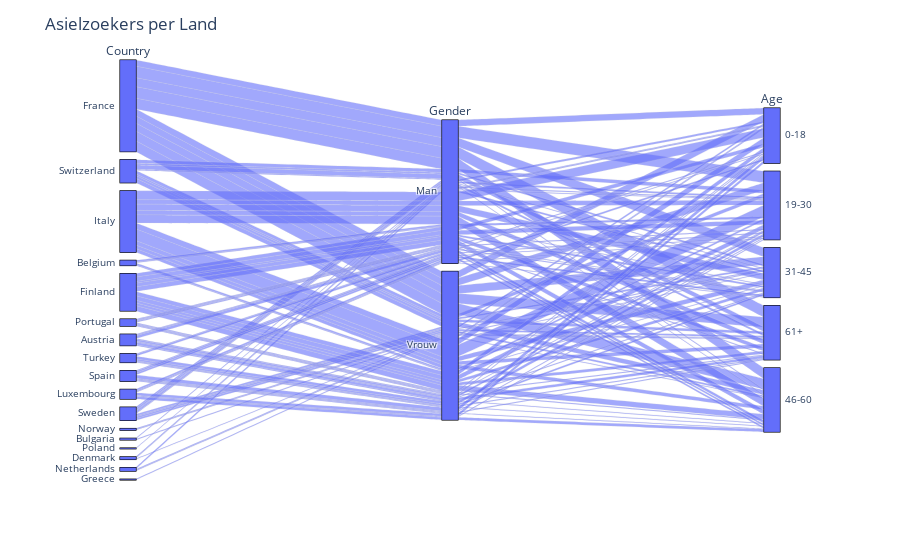

Notebook code cell kept with this figure:
### Markdown cell above
### Annual influx of refugees to the Netherlands

### Code cell
# Gegevens inlezen vanuit CSV-bestand
asi_df = pd.read_csv("data/asylum_seekers_info.csv")

asi_df = asi_df.drop(['Year', 'Month'], axis=1)
# Parallel Categories Diagram maken met behulp van Plotly Express
fig = px.parallel_categories(asi_df, dimensions=['Country','Gender','Age'], color_continuous_scale=px.colors.qualitative.Dark24)

# Grafiek opmaken
fig.update_layout(title="Asielzoekers per Land")
fig.update_xaxes(title="Kenmerken")
fig.update_yaxes(title="Aantal")

# Grafiek weergeven
fig.show()

### Figure 1 — Plotly figure (JSON) as saved in the notebook; plotly's stock layout.template omitted (floating-point values rounded to 4 significant figures; data arrays with more than 128 entries replaced by an {"elided": "..."} marker saying what was removed)
{"data": [{"dimensions": [{"label": "Country", "values": {"elided": "328 str values"}}, {"label": "Gender", "values": {"elided": "328 str values"}}, {"label": "Age", "values": {"elided": "328 str values"}}], "domain": {"x": [0, 1], "y": [0, 1]}, "name": "", "type": "parcats"}], "layout": {"legend": {"tracegroupgap": 0}, "margin": {"t": 60}, "title": {"text": "Asielzoekers per Land"}, "xaxis": {"title": {"text": "Kenmerken"}}, "yaxis": {"title": {"text": "Aantal"}}}}
